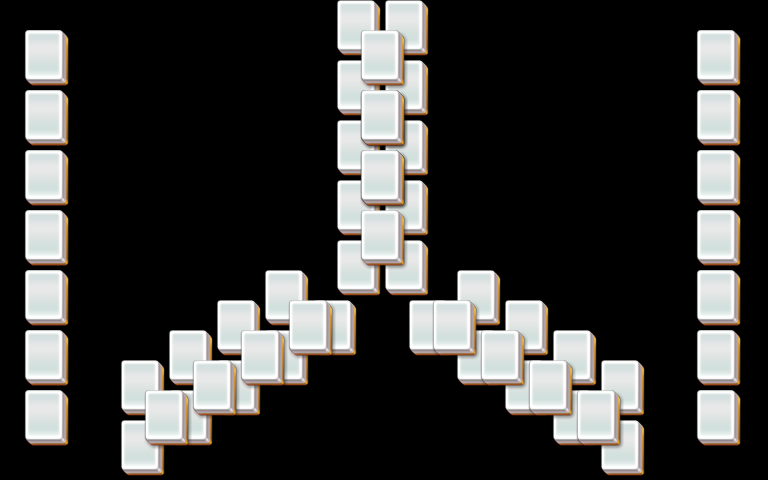

The image is a tile-based game level rendered from a .tmx file. Its description and source (layers, tilesets, objects; grid data summarised) follow:
An orthogonal 32x16 tile map with 24x30 px tiles, 3 tile layers (layer1, layer2, layer3).

<map version="1.0" orientation="orthogonal" width="32" height="16" tilewidth="24" tileheight="30">
 <properties>
  <property name="species" value="20" />
 </properties>
 <tileset firstgid="1" name="mahjong" tilewidth="48" tileheight="60">
  <image source="mahjong.png" />
 </tileset>
 <layer name="layer1" width="32" height="16">
  <data>[512 cells, 42 non-empty, 1 distinct tile ids]</data>
 </layer>
 <layer name="layer2" width="32" height="16">
  <data>[512 cells, 26 non-empty, 1 distinct tile ids]</data>
 </layer>
 <layer name="layer3" width="32" height="16">
  <data>[512 cells, 16 non-empty, 1 distinct tile ids]</data>
 </layer>
</map>
